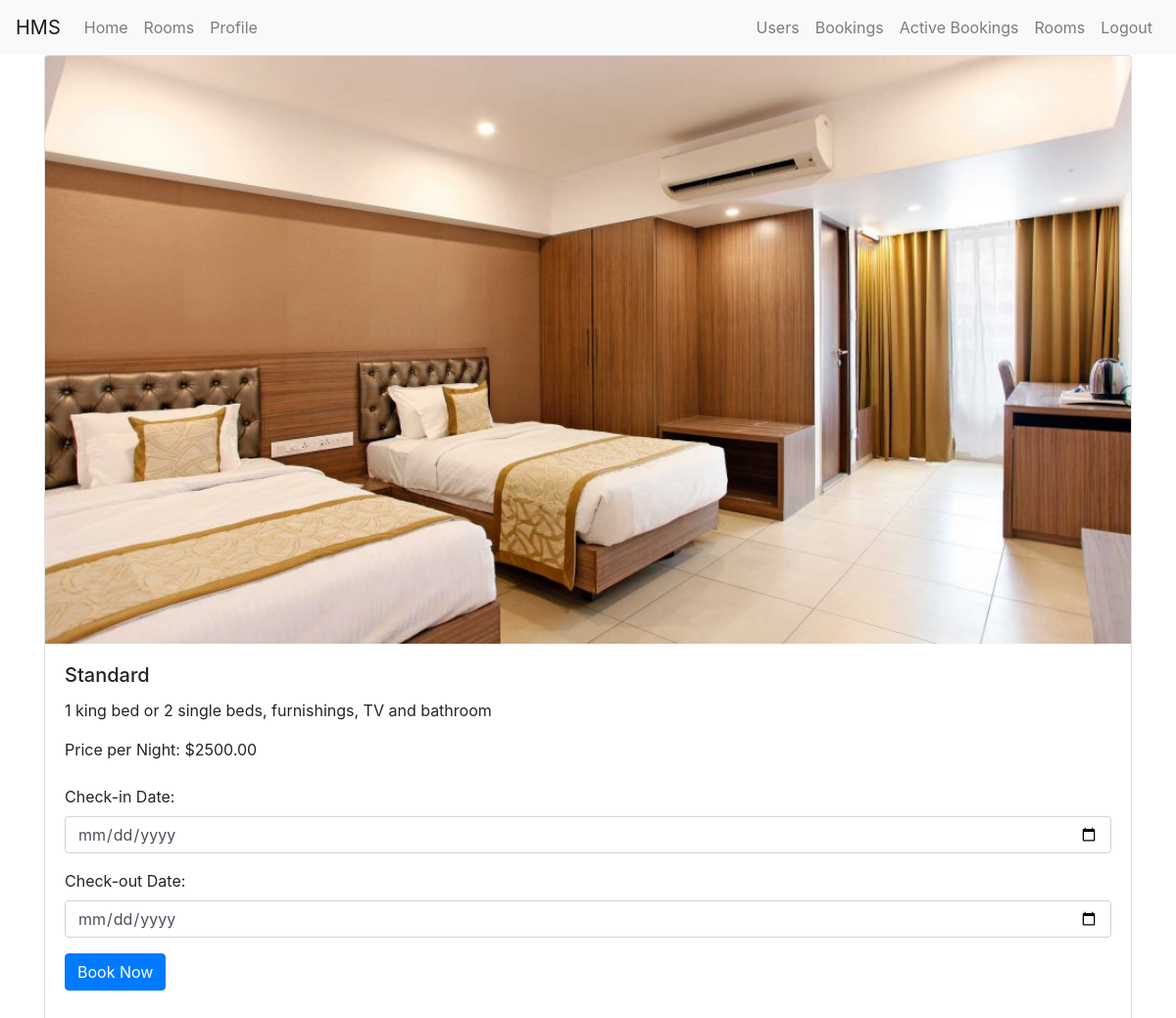
Screenshot of /room/1/ (signed in) with the database file from the repository.
### accounts/models.py (models this page shows, shortened)
class Room(models.Model):
    room_img = models.ImageField(upload_to='room_img/', blank=True)
    room_number = models.CharField(max_length=10, unique=True)
    room_name = models.CharField(max_length=10, unique=True)
    details = models.TextField(max_length=500)
    price_per_night = models.DecimalField(max_digits=10, decimal_places=2)
    is_available = models.BooleanField(default=True)
    owner = models.ForeignKey(CustomUser, on_delete=models.SET_NULL, null=True, blank=True, related_name='owned_rooms')
    check_in_date = models.DateField(blank=True, null=True)
    check_out_date = models.DateField(blank=True, null=True)

### accounts/views.py (the view)
# urls.py: path('room/<int:room_id>/', room_detail, name='room_detail'),
@login_required(login_url='LoginPage')
def room_detail(request, room_id):
    room = get_object_or_404(Room, id=room_id)
    form = BookingForm()
    context = {
        'room': room,
        'form': form,
    }
    return render(request, 'room_detail.html', context)

### accounts/forms.py
class BookingForm(forms.Form):
    check_in_date = forms.DateField(widget=forms.DateInput(attrs={'type': 'date'}))
    check_out_date = forms.DateField(widget=forms.DateInput(attrs={'type': 'date'}))

### accounts/models.py (called while the page is built)
    @property
    def is_staff(self):
        return self.staff

    @property
    def is_active(self):
        return self.active

### templates/room_detail.html (shortened to what this page needs)
{% extends 'base.html' %}
{% block content %}
<div class="card">
    <img src="{{ room.room_img.url }}" class="card-img-top" alt="Room Image" style="width: 1000x; height: 600px; object-fit: cover;">
    <div class="card-body">
        <h5 class="card-title">{{ room.room_name }}</h5>
        <p class="card-text">{{ room.details }}</p>
        <p class="card-text">Price per Night: ${{ room.price_per_night }}</p>
        <form method="post" action="{% url 'book_room' room.id %}" class="my-4">
            <div class="form-group">
                <label for="check-in">Check-in Date:</label>
                <input type="date" id="check-in" name="check_in_date" class="form-control">
            </div>
            <div class="form-group">
                <label for="check-out">Check-out Date:</label>
                <input type="date" id="check-out" name="check_out_date" class="form-control">
            </div>
            <button type="submit" class="btn btn-primary">Book Now</button>
        </form>
    </div>
</div>
{% endblock %}

### rows the page displays
Room: room_img (picture), room_name "Standard", details "1 king bed or 2 single beds, furnishings, TV and bathroom", price_per_night "2500.00"
